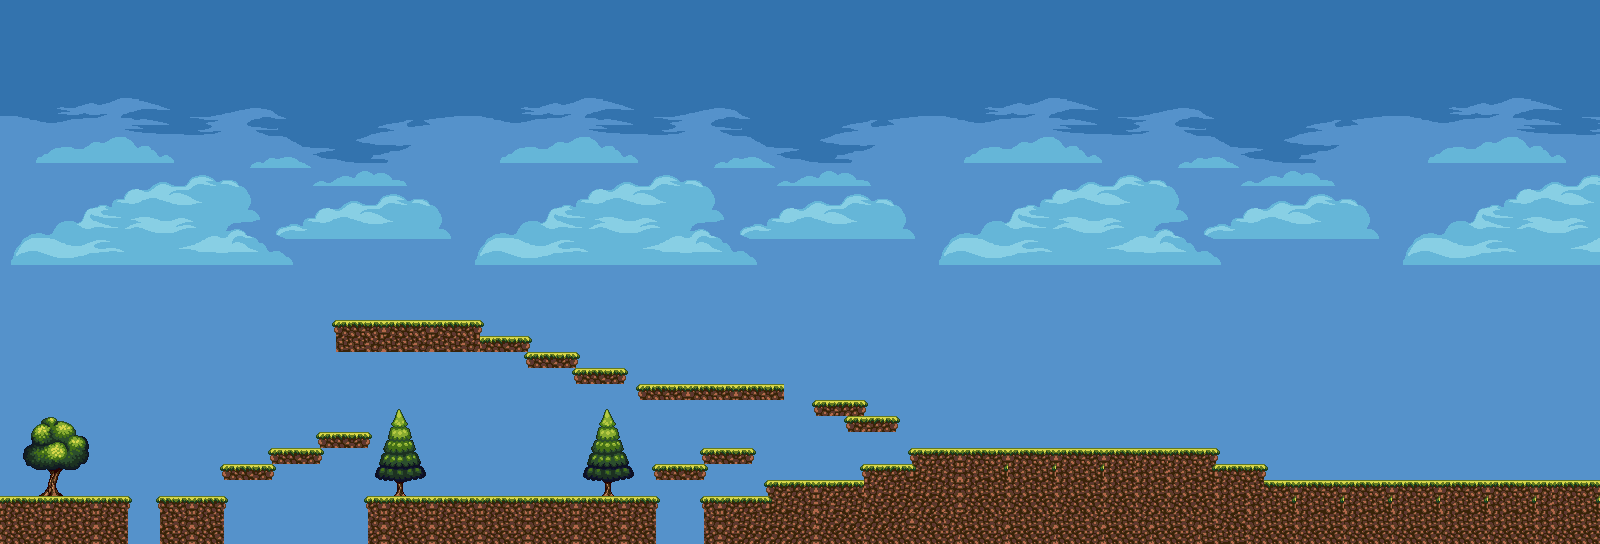

This game map was drawn from its Tiled (.tmx) file and the tilesets committed beside it. A one-line description and the trimmed map source follow:
An orthogonal 100x34 tile map with 16x16 px tiles, 3 tile layers (Background, Trees, Foreground), 2 tilesets and 2 objects (EnemySpawn1, EnemySpawn2).

<map version="1.5" tiledversion="1.7.0" orientation="orthogonal" renderorder="right-down" width="100" height="34" tilewidth="16" tileheight="16" infinite="0" nextlayerid="8" nextobjectid="8">
 <tileset firstgid="1" source="PlayTileSet1.tsx" />
 <tileset firstgid="325" source="BackgroundTileSet.tsx" />
 <layer id="7" name="Background" width="100" height="34">
  <data>[3400 cells, 3400 non-empty, 841 distinct tile ids]</data>
 </layer>
 <layer id="3" name="Trees" width="100" height="34">
  <data>[3400 cells, 111 non-empty, 52 distinct tile ids]</data>
 </layer>
 <layer id="2" name="Foreground" width="100" height="34">
  <data>[3400 cells, 411 non-empty, 56 distinct tile ids]</data>
 </layer>
 <objectgroup id="4" name="Objects">
  <object id="5" name="EnemySpawn1" x="170.897" y="447.855" width="30.7332" height="29.6356">
   <properties>
    <property name="Enemy" type="int" value="1" />
   </properties>
  </object>
  <object id="6" name="EnemySpawn2" x="445.632" y="443.986" width="30.7332" height="29.6356">
   <properties>
    <property name="Enemy" type="int" value="1" />
   </properties>
  </object>
 </objectgroup>
</map>
